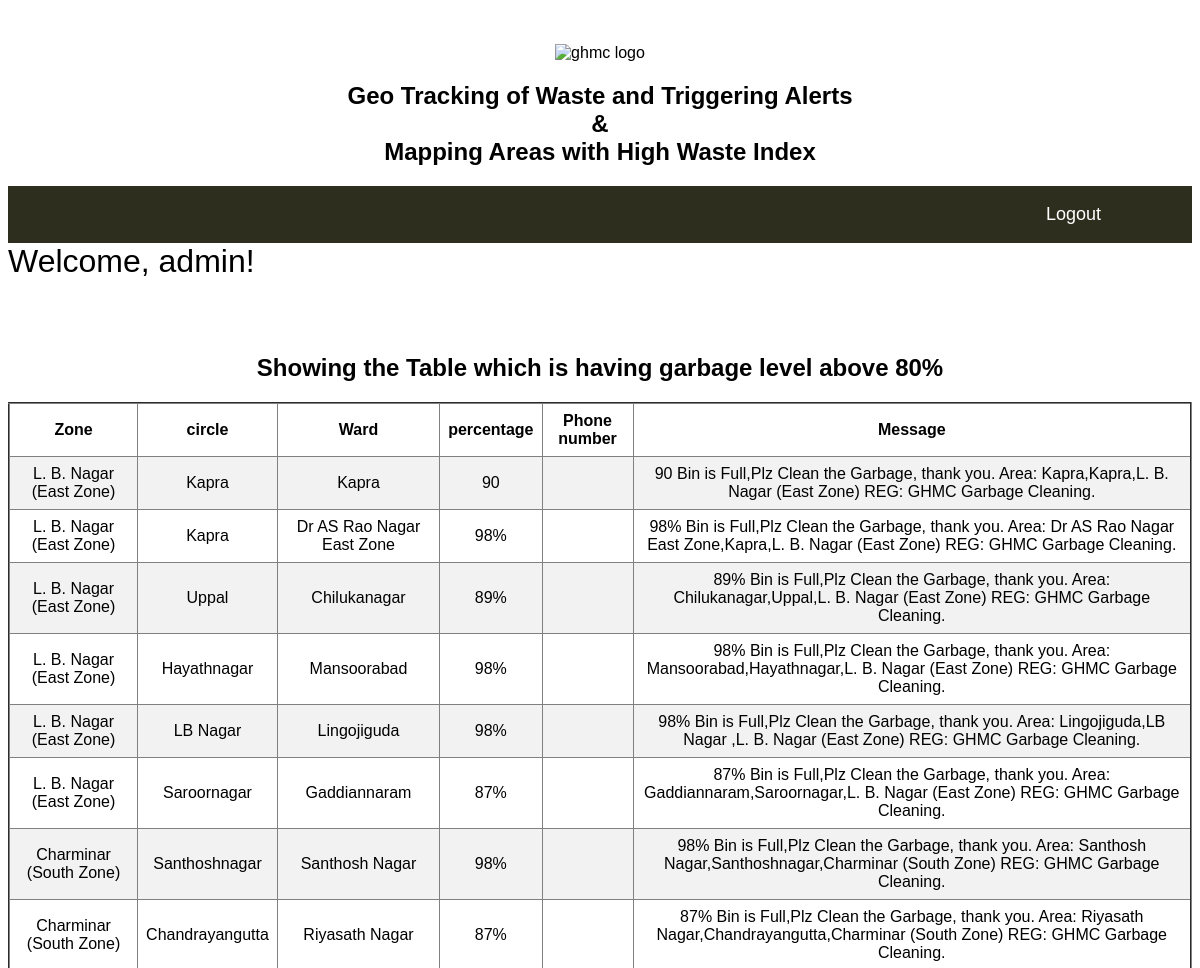
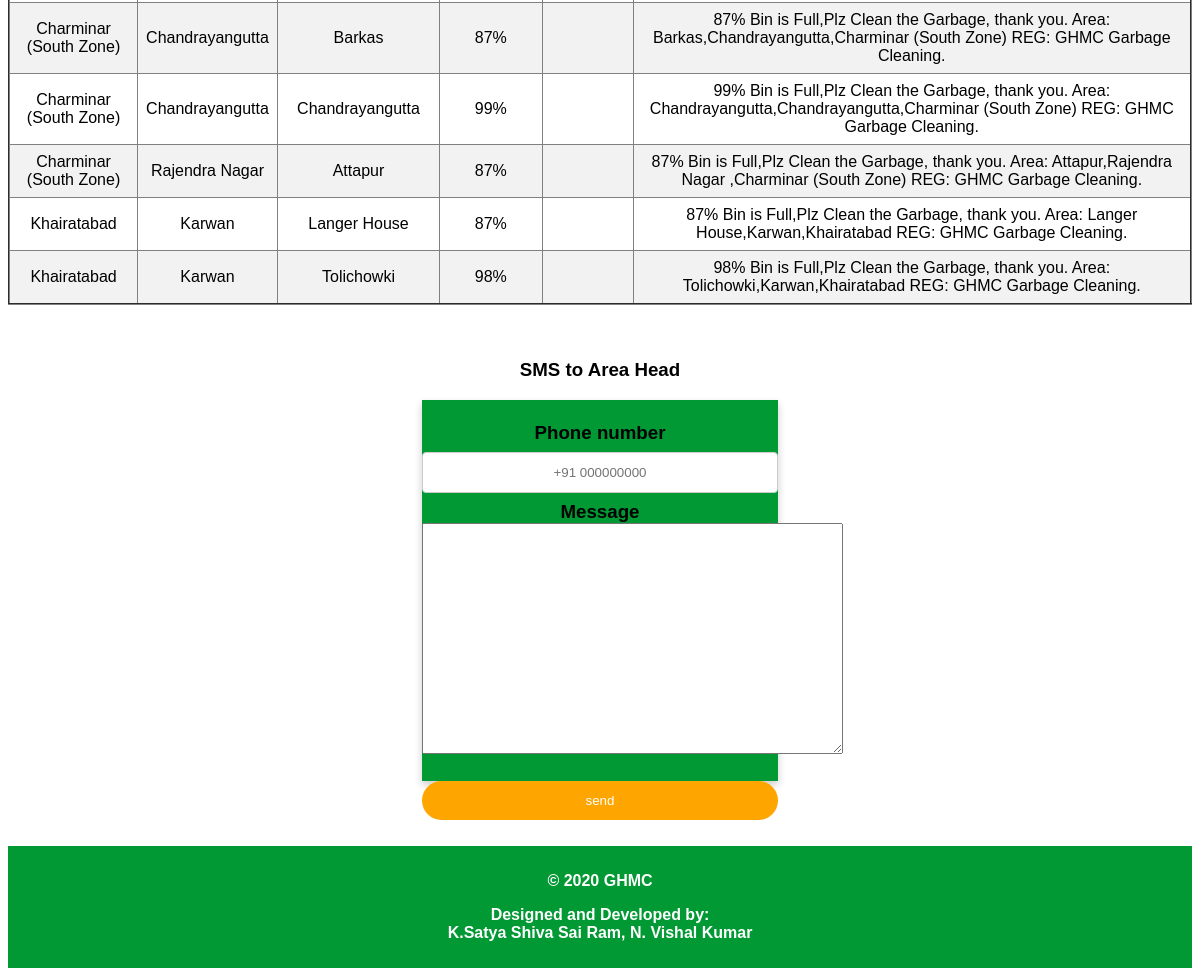
The page /member.php (signed in) on the database its author committed (2 pictures, top to bottom).
### tables this page shows
CREATE TABLE `areas` (
  `zone` text NOT NULL,
  `circle` text NOT NULL,
  `ward` text NOT NULL,
  `per` varchar(10) DEFAULT NULL,
  `id` int(10) DEFAULT NULL,
  `Phoneno` int(10) DEFAULT NULL
);

### member.php (the view, shortened to what this page needs)
<?php
if(!isset($_SESSION["sess_user"])){
    header("location:login.php");
} else {
?>
<!doctype html>
<html>
<head>
</head>
<body>
<header><br><br>
<center> <img src="https://www.ghmc.gov.in/images/ghmc_header.png" alt="ghmc logo"></center></header>
<center><h2>Geo Tracking of Waste and Triggering Alerts <br>& <br> Mapping Areas with High Waste Index</h2></center>
<div class="navbar">
  <a href="elogin.php">Logout</a>
</div>
<font size='6'>Welcome, <?=$_SESSION['sess_user'];?>!</font><br><br>
<br><br>
<center><h2>Showing the Table which is having  garbage level above 80%</h2></center>
<?php
$dbHost     = "localhost";
$dbUsername = "id12623400_ghmc";
$dbPassword = "Abcd@123";
$dbName     = "id12623400_ghmc";
$db = new mysqli($dbHost, $dbUsername, $dbPassword, $dbName);
    $query1= "SELECT *  FROM areas where per > '80%'";
    if($result = mysqli_query($db, $query1)){
        if(mysqli_num_rows($result) > 0){
            echo "<table border='2' width='100%' text-align='center'>";
                echo "<tr>";
                    echo "<th>Zone</th>";
                    echo "<th>circle</th>";
                    echo "<th>Ward</th>";
                    echo "<th>percentage</th>";
                    echo"<th>Phone number</th>";
                    echo"<th>Message</th>";
                echo "</tr>";
            while($row = mysqli_fetch_array($result)){
                echo "<tr><form action=update.php method=post>";
                    echo "<td  align='center'>" . $row['zone'] . "</td>";
                    echo "<td  align='center'>" . $row['circle'] . "</td>";
                    echo "<td  align='center'>" . $row['ward'] . "</td>";
                    echo "<td align='center'>".$row['per']."</td>";
                    echo "<td align='center'>".$row['Phoneno']."</td>";
                    echo "<td align='center'>".$row['per']." Bin is Full,Plz Clean the Garbage, thank you. Area:
                                     " .$row["ward"].",".$row["circle"].",".$row["zone"]." REG: GHMC Garbage Cleaning.</td>";
                echo "</form></tr>";
            }
            echo "</table>";
        } else{
            echo "No records matching your query were found.";
        }
    } else{
        echo "ERROR: Could not able to execute $sql. " . mysqli_error($db);
    }
?>
<br><br><center>
<h3>SMS to Area Head<h3>
<div class="card" style="background-color:#009933">
<br>
<form action="member.php" method="post">
<b>Phone number</b>
<input type="text" name="phonenumber" placeholder="+91 000000000" ><br>
<b>Message</b>
<textarea rows="15" cols="50" name="message"></textarea><br><br>
<td><input type="submit" value="send" name="send"></input>
</div>
</center><br><br>
 <div class="footer">
    <b><center><p>&copy; 2020 GHMC</p></center></b>
  <center><p><b>Designed and Developed by:<br> K.Satya Shiva Sai Ram, N. Vishal Kumar</b></p></center>
 </div>
</body>
</html>
<?php
}
?>

### member.php (style rules this page uses)
* { box-sizing: border-box }
body { font-family: Arial, Helvetica, sans-serif; }
.navbar { width: 100%; background-color: #2e2e1f; overflow: auto; }
.navbar a { float: right; padding: 18px; color: white; text-decoration: none; font-size: 18px; width: 20%; text-align: center; }
header { background: url('https://encrypted-tbn0.gstatic.com/images?q=tbn%3AANd9GcRKdAXfCkLl67bSiQNWDmDaGPED3L9C2fyrCaLC1W9bSaqO8fV3'); }
.footer { position: none; left: 0; bottom: 0; width: 100%; background-color:#009933; color: white; text-align: center; padding: 10px; margin-top: 10px; }
table { border-collapse: collapse; width: 100%; }
th, td { text-align: left; padding: 8px; text-align: center; }
tr:nth-child(even) { background-color: #f2f2f2; }
.card { box-shadow: 0 4px 8px 0 rgba(0,0,0,0.2); transition: 0.3s; width: 30%; }
input[type=text], select { width: 100%; padding: 12px 20px; margin: 8px 0; display: inline-block; border: 1px solid #ccc; border-radius: 4px; box-sizing: border-box; text-align: center; }
input[type=submit] { background-color: orange; color: white; padding: 12px 20px; border: none; border-radius: 50px; cursor: pointer; float: right; width: 100%; text size: 10px; }

### rows shown on the page
areas: zone "L. B. Nagar (East Zone)", circle "Kapra", ward "Kapra", per "90"
areas: zone "L. B. Nagar (East Zone)", circle "Kapra", ward "Dr AS Rao Nagar East Zone", per "98%"
areas: zone "L. B. Nagar (East Zone)", circle "Uppal", ward "Chilukanagar", per "89%"
areas: zone "L. B. Nagar (East Zone)", circle "Hayathnagar", ward "Mansoorabad", per "98%"
areas: zone "L. B. Nagar (East Zone)", circle "LB Nagar", ward "Lingojiguda", per "98%"
areas: zone "L. B. Nagar (East Zone)", circle "Saroornagar", ward "Gaddiannaram", per "87%"
areas: zone "Charminar (South Zone)", circle "Santhoshnagar", ward "Santhosh Nagar", per "98%"
areas: zone "Charminar (South Zone)", circle "Chandrayangutta", ward "Riyasath Nagar", per "87%"
areas: zone "Charminar (South Zone)", circle "Chandrayangutta", ward "Barkas", per "87%"
areas: zone "Charminar (South Zone)", circle "Chandrayangutta", ward "Chandrayangutta", per "99%"
areas: zone "Charminar (South Zone)", circle "Rajendra Nagar", ward "Attapur", per "87%"
areas: zone "Khairatabad", circle "Karwan", ward "Langer House", per "87%"
areas: zone "Khairatabad", circle "Karwan", ward "Tolichowki", per "98%"

### other values the page prints
$_SESSION['sess_user'] "admin"
